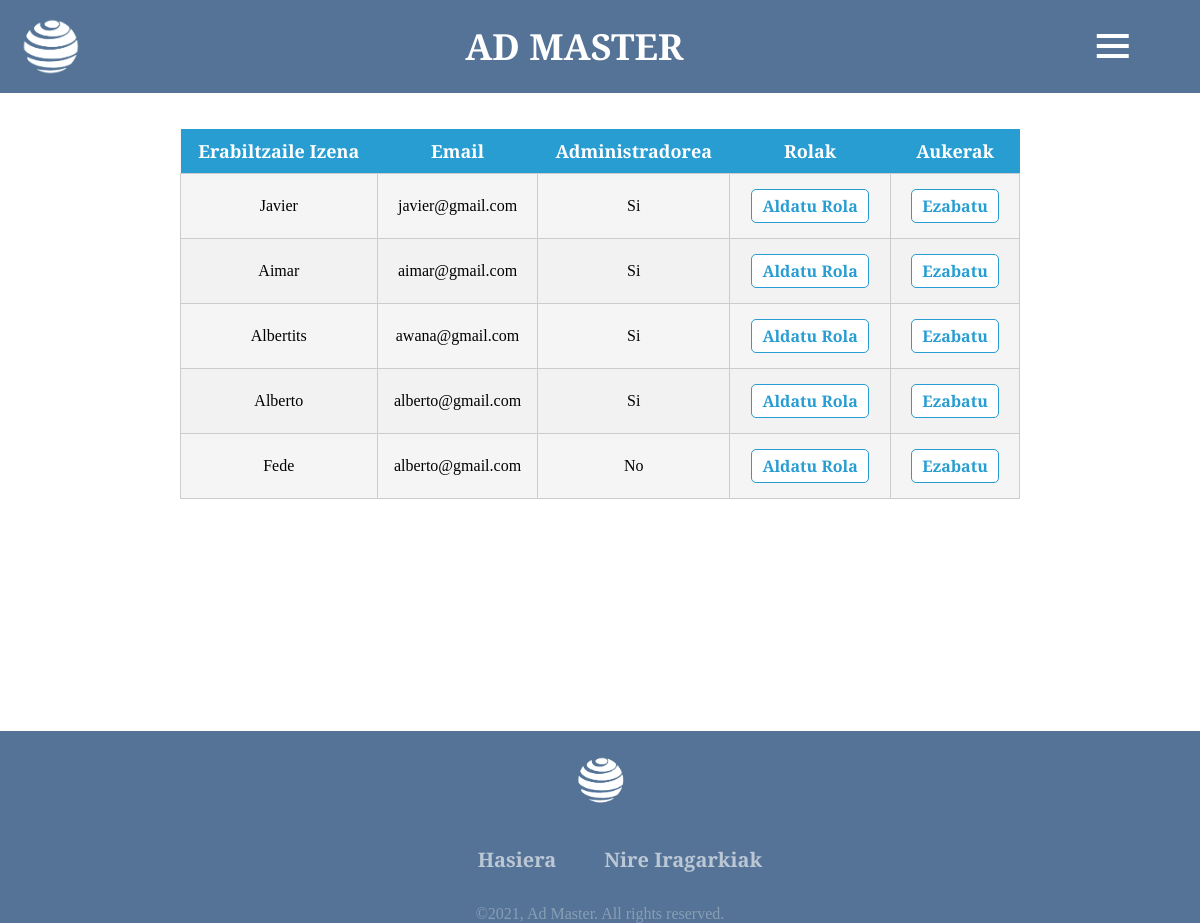
/Erronka1/usuarios.php, run on the app's committed database.
### tables this page shows
CREATE TABLE `usuario` (
  `id_usuario` int(4) NOT NULL,
  `nombre` varchar(255) DEFAULT NULL,
  `email` varchar(255) DEFAULT NULL,
  `contrasena` varchar(255) DEFAULT NULL,
  `administrador` int(2) DEFAULT NULL
);

### Erronka1/Controller/usuariosController.php (called while the page is built, shortened)
<?php
include("conectardb.php");
$miConsulta = $miPDO->prepare('SELECT * FROM usuario;');
$miConsulta->execute();
?>

### Erronka1/usuarios.php (the view, shortened to what this page needs)
<?php include("Controller/usuariosController.php") ?>
<!DOCTYPE html>
<html lang="en">
<head>
    <link rel="stylesheet" href="CSS/header.css">
    <link rel="stylesheet" href="CSS/footer.css">
    <link rel="stylesheet" href="CSS/usuarios.css">
    <link href='https://unpkg.com/boxicons@2.1.4/css/boxicons.min.css' rel='stylesheet'>
</head>
<body>
<?php include("layouts/header.php") ?>
    <div class="container">
        <br>
        <div class="tabla">
            <table>
                <tr>
                    <th>Erabiltzaile Izena</th>
                    <th>Email</th>
                    <th>Administradorea</th>
                    <th>Rolak</th>
                    <th>Aukerak</th>
                </tr>
                <?php foreach ($miConsulta as $clave => $valor) : ?>
                    <tr>
                        <td><?= $valor['nombre']; ?></td>
                        <td><?= $valor['email']; ?></td>
                        <td><?php
                            if ($valor['administrador'] == 0) {
                                echo ("No");
                            } else {
                                echo ("Si");
                            }
                            ?></td>
                        <td class="as">
                            <a class="button" href="../Erronka1/Controller/modificarController.php?codigo=<?= $valor['id_usuario'] ?>">Aldatu Rola</a>
                        </td>
                        <td class="as">
                        <a class="button" href="javascript:void(0);" onclick="mostrarPopup(<?= $valor['id_usuario'] ?>)">Ezabatu</a>
                        </td>
                    </tr>
                <?php endforeach; ?>
            </table>
        </div>
    </div>
    <?php include("layouts/footer.php") ?>
</body>
</html>

### Erronka1/CSS/header.css (style rules this page uses)
* { font-family: 'Young Serif', serif; }

### Erronka1/CSS/usuarios.css (style rules this page uses)
body { margin: 0; padding: 0; font-family: 'Young Serif', serif; overflow-x: hidden; width: 100; }
.container { display: flex; width: 100%; justify-content: center; align-items: center; flex: 1 0 auto; padding-bottom: 100px; }
.tabla { width: 70%; margin: 0 auto; margin-top: 3%; }
table { color: black; background-color: whitesmoke; width: 100%; border-collapse: collapse; }
table th { font-size: 18px; background-color: #289dd2; color: white; padding: 10px; }
table td { font-size: 16px; padding: 10px; text-align: center; border: 1px solid #ccc; }
table tr:nth-child(odd) { background-color: #f2f2f2; }
a.button { text-decoration: none; color: #289dd2; background-color: white; border: 1px solid #289dd2; padding: 5px 10px; border-radius: 5px; display: inline-block; margin: 5px; font-weight: bold; transition: background-color 0.3s; }

### data on the page
usuario: nombre "Javier", email "javier@gmail.com", administrador "Si"
usuario: nombre "Aimar", email "aimar@gmail.com", administrador "Si"
usuario: nombre "Albertits", email "awana@gmail.com", administrador "Si"
usuario: nombre "Alberto", email "alberto@gmail.com", administrador "Si"
usuario: nombre "Fede", email "alberto@gmail.com", administrador "No"
